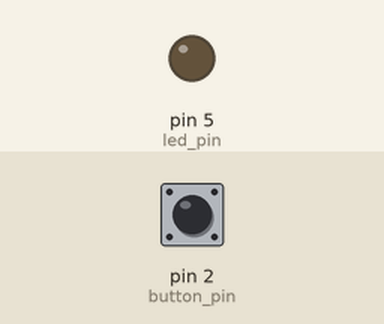
Simulated run of this sketch. Board: Arduino Uno, built with avr-gcc and run on an emulated ATmega328P. On the bench: output pins drawn as LEDs (lit = HIGH). The test bench sets the inputs (shaded band); at power-on: pin 2 (button_pin) HIGH.

Above: at 1.2 s.
1.3 s: pin 2 (button_pin) pulled LOW for 0.15 s
At 2.5 s:
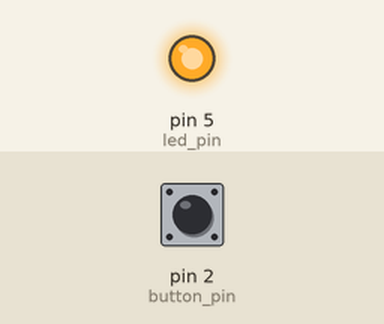
2.9 s: pin 2 (button_pin) pulled LOW for 1 s
At 3.9 s:
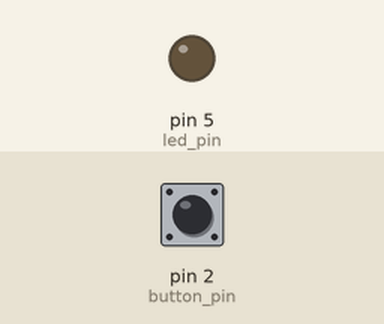
5.4 s: pin 2 (button_pin) pulled LOW for 3.2 s
At 5.8 s:
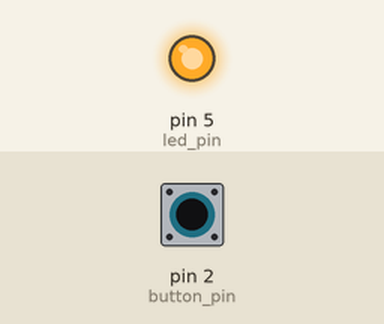
Timing chart, 0 to 8.4 s (numbered marks = the images above; inputs shaded):
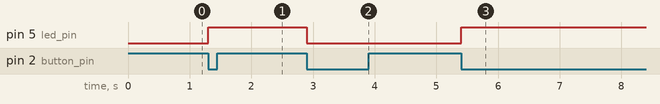

The sketch:

task2_sourcecode.ino
```cpp
const int  button_pin = 2;
const int  led_pin=5;
int  led_State= LOW;

void setup(){

pinMode(button_pin, INPUT);
pinMode(led_pin,OUTPUT);
attachInterrupt(digitalPinToInterrupt(button_pin),blink,FALLING);

}


void loop()
{
  delay(1000000);
}


void blink(){
led_State= !led_State;
digitalWrite(led_pin, led_State);
}
```

Measured:
- after the input at 1.3 s, pin 5 (led_pin): LOW → HIGH at once
- after the input at 2.9 s, pin 5 (led_pin): HIGH → LOW at once
- after the input at 5.4 s, pin 5 (led_pin): LOW → HIGH at once
